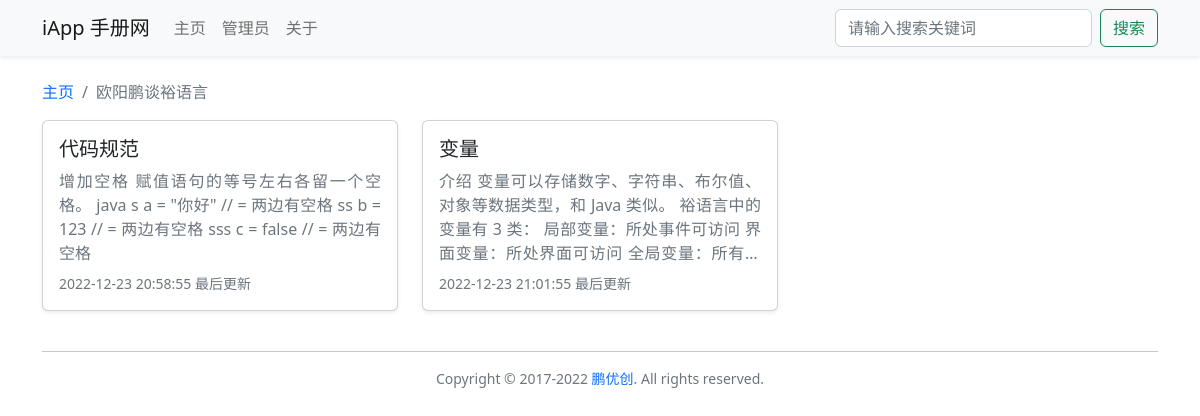
Screenshot of /book_58.html with the database file from the repository.
### tables this page shows
CREATE TABLE `iapp_doc_book` (
  `id` int NOT NULL AUTO_INCREMENT COMMENT '手册ID',
  `create_time` datetime NOT NULL DEFAULT CURRENT_TIMESTAMP COMMENT '上传时间',
  `intro` varchar(500) NOT NULL COMMENT '手册介绍',
  `title` varchar(255) NOT NULL COMMENT '手册标题',
  `update_time` datetime NOT NULL DEFAULT CURRENT_TIMESTAMP COMMENT '最后更新时间',
  PRIMARY KEY (`id`) USING BTREE
);

CREATE TABLE `iapp_doc_article` (
  `id` int NOT NULL AUTO_INCREMENT COMMENT '文章ID',
  `title` varchar(255) NOT NULL COMMENT '文章标题',
  `content` text NOT NULL COMMENT '文章内容',
  `update_time` datetime NOT NULL DEFAULT CURRENT_TIMESTAMP COMMENT '更新时间',
  `book_id` int DEFAULT NULL COMMENT '所属手册ID',
  PRIMARY KEY (`id`) USING BTREE,
  KEY `book_id` (`book_id`) USING BTREE,
  CONSTRAINT `iapp_doc_article_ibfk_1` FOREIGN KEY (`book_id`) REFERENCES `iapp_doc_book` (`id`) ON DELETE RESTRICT ON UPDATE RESTRICT
);

### book.php (the view, shortened to what this page needs)
<?php
require('./include/config.php');
require('./include/init.php');
require('./include/public_fun.php');
class Book extends Public_fun
{
    public function __construct()
    {
        $this->get_book_info();
        $this->get_article_list();
    }
    public function get_article_list()
    {
        $table = Config::$table['article'];
        $sql = "SELECT * FROM `$table` WHERE `book_id` = {$this->book_id};";
        $result = mysqli_query(Init::$conn, $sql);
        $data = mysqli_fetch_all($result, MYSQLI_ASSOC);
        $this->article_list = $data;
    }
}
$book = new Book();
?>
<!DOCTYPE html>
<html lang="zh-CN">
<head>
    <?php require('./include/head.php') ?>
</head>
<body>
    <?php require('./include/nav.php') ?>
    <div class="container">
        <nav>
            <ol class="breadcrumb">
                <li class="breadcrumb-item"><a href="./">主页</a></li>
                <li class="breadcrumb-item active"><?php echo strip_tags($book->book_title) ?></li>
            </ol>
        </nav>
        <div class="row">
            <?php
            echo $book->make_article_list_html($book->article_list);
            ?>
        </div>
    </div>
    <?php require('./include/footer.php') ?>
</body>
</html>

### include/public_fun.php (shortened to what this page needs)
<?php
class Public_fun
{
    public int $book_id;
    public int $article_id;
    public function get_book_info()
    {
        $table = Config::$table['book'];
        $sql = "SELECT * FROM `$table` WHERE `id` = {$this->book_id};";
        $result = mysqli_query(Init::$conn, $sql);
        $data = mysqli_fetch_assoc($result);
        $this->book_title = $data['title'];
    }
    public function get_book_id()
    {
        $book_id = $_GET['book_id'] ?? '';
        $this->book_id = $book_id;
    }
    public function if_has_login()
    {
        $password = $_COOKIE['password'] ?? '';
    }
    public function get_article_url(int ...$article_id)
    {
        $article_id = $article_id ? $article_id[0] : $this->article_id;
        $article_url = 'article.php?article_id=' . $article_id;
        $article_url_static = 'article_' . $article_id . '.html';
        return Config::$url_static ? $article_url_static : $article_url;
    }
    public function make_article_list_html(array $article_list, ...$show_book_title): string
    {
        function parse_title(string $title, $show_book_title)
        {
            $keyword = $show_book_title[1] ?? '';
            $keys = explode('%', $keyword);
            foreach ($keys as $key) {
                $title = str_replace($key, '<span class="text-danger">' . $key . '</span>', $title);
            }
            return $title;
        }
        $html = '';
        foreach ($article_list as $article_info) {
            $html .= '
        <div class="col-xxl-3 col-xl-4 col-lg-4 col-md-6 mb-3">
            <a title="' . strip_tags($article_info['title']) . '"
                class="justify-content-between card card-body shadow-sm h-100"
                href="' . $this->get_article_url($article_info['id']) . '" role="button">
                <div class="h5 text-truncate">' . parse_title($article_info['title'], $show_book_title) . '</div>
                <div class="mb-2 limit-line-4 text-muted text-justify">
                    ' . $this->parse_content($article_info['content']) .
                '</div>
                ' . (($show_book_title[0] ?? null) ? ('<div class="text-primary mb-2">' . $article_info['book_title'] . '</div>') : '') . '
                <div class="text-muted small">' . $article_info['update_time'] . ' 最后更新</div>
            </a>
        </div>';
        }
        return $html;
    }
    public function parse_content($text)
    {
        $text = strip_tags(mb_substr($text, 0, 120));
        $text = preg_replace('/[#[\]!<>*`-]/', '', $text);
        return $text;
    }
}

### include/head.php (style rules this page uses)
.limit-line-4 { overflow: hidden; display: -webkit-box; -webkit-line-clamp: 4; -webkit-box-orient: vertical; }
.text-justify { text-align: justify; }
a { text-decoration: none; }

### rows the page displays
iapp_doc_book: title "欧阳鹏谈裕语言"
iapp_doc_article: title "代码规范", content "增加空格 赋值语句的等号左右各留一个空格。 java s a = \"你好\" // = 两边有空格 ss b = 123 // = 两边有空格 sss c = false // = 两边有空格", update_time "2022-12-23 20:58:55"
iapp_doc_article: title "变量", content "介绍 变量可以存储数字、字符串、布尔值、对象等数据类型，和 Java 类似。 裕语言中的变量有 3 类： 局部变量：所处事件可访问…", update_time "2022-12-23 21:01:55"

### other values shown
Config::$site_title "iApp 手册网"
